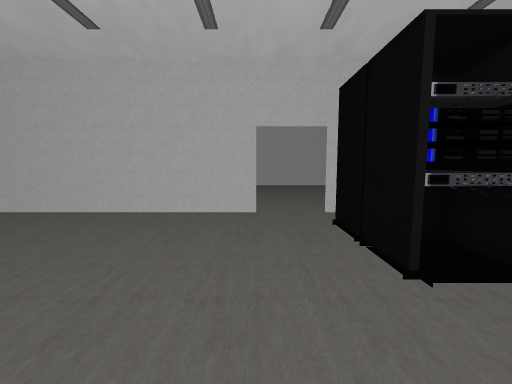
view 1 (above)

17 first-person views from a walk through a Unity game level. The camera is 1.3 m above the floor, tilts 6° down and sees 90° across. The floor is counted in squares, 1 m on a side. Each view is taken from the middle of a square. On the plan, view 1 faces up. The plan holds only what a view shows up to about 13 squares ahead; the rest is blank. The place goes on beyond the plan. The player character is not drawn. Door leaves are left out, so doorways stand open.

view 2
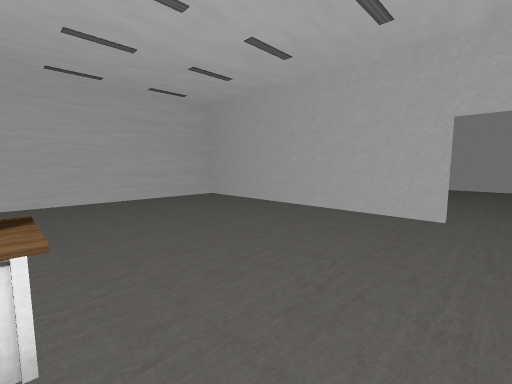

view 3
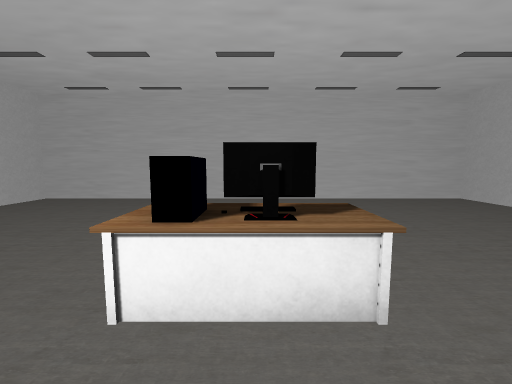

view 4
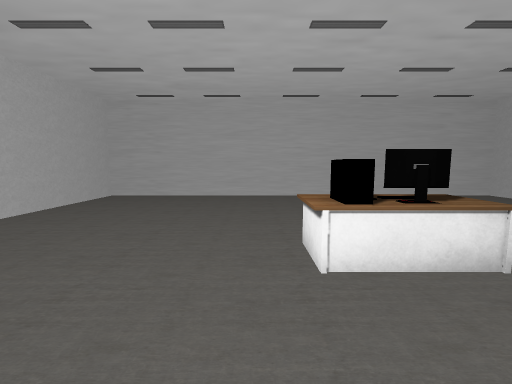

view 5
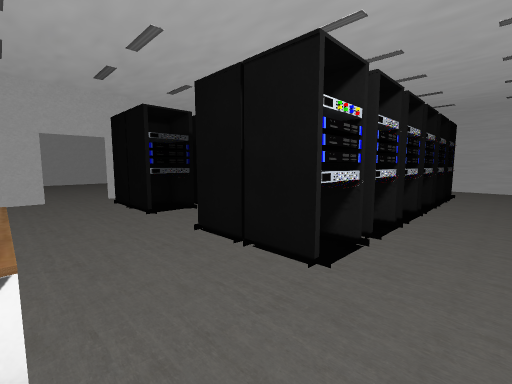

view 6
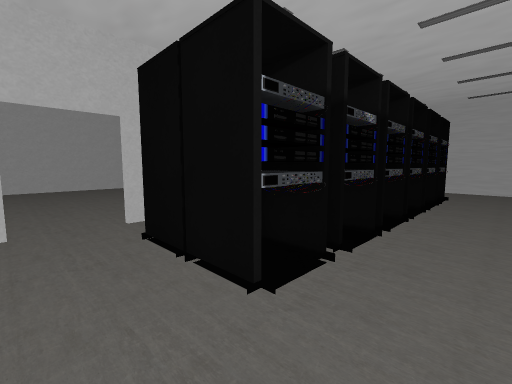

view 7
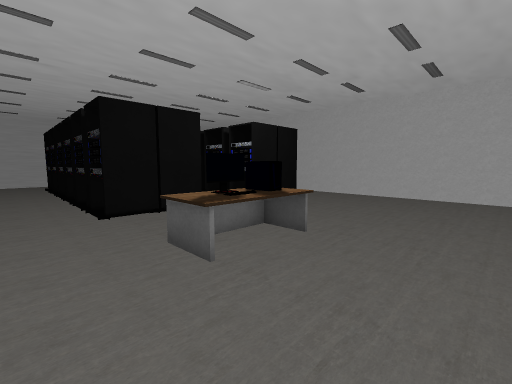

view 8
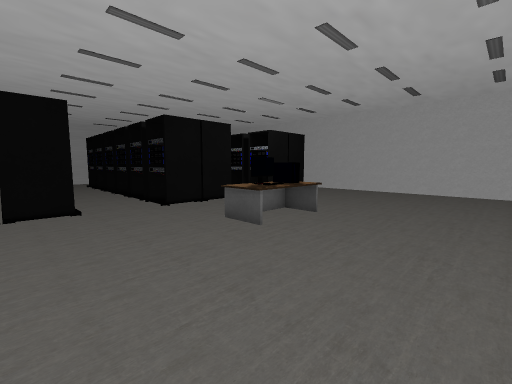

view 9
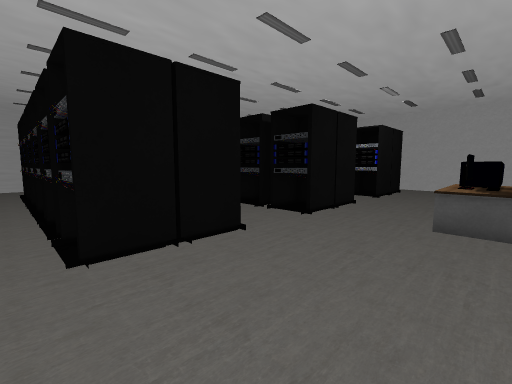

view 10
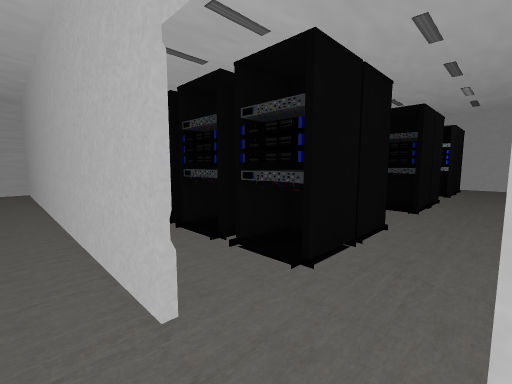

view 11
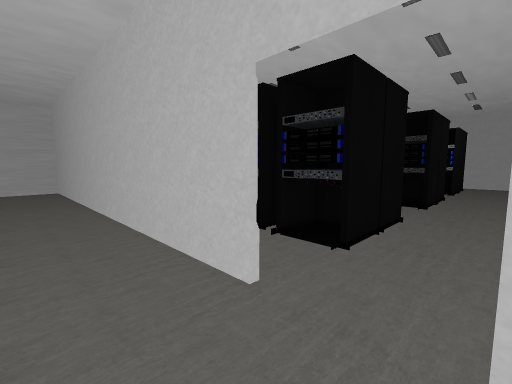

view 12
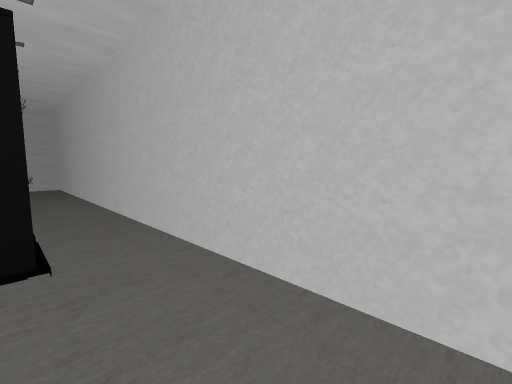

view 13
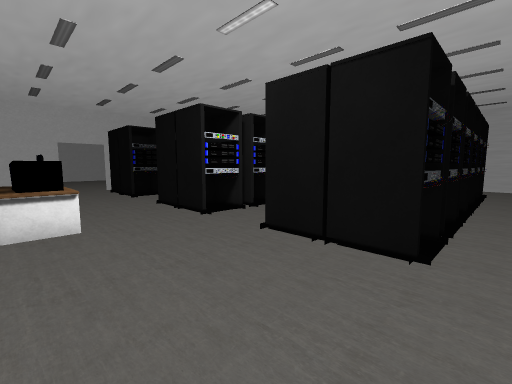

view 14
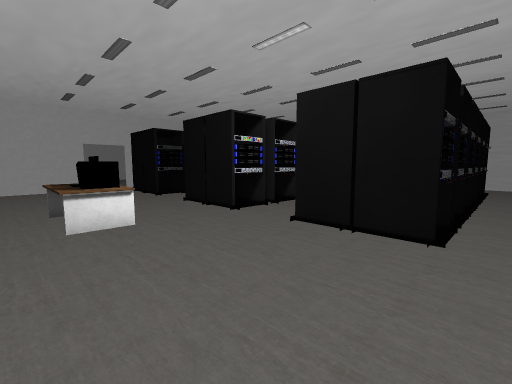

view 15
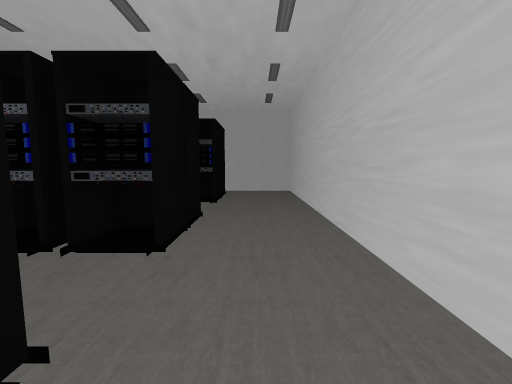

view 16
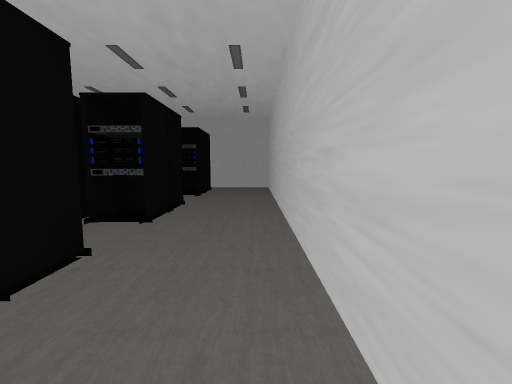

view 17
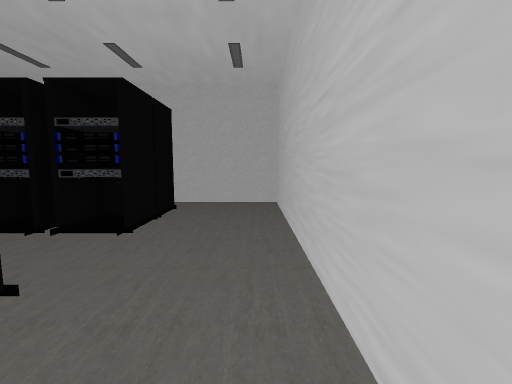

### Floor plan
Points are (right, up) in squares from view 1. A wall is a line through its corners. A room is listed if a view was taken in it or the views show most of it. See-through windows are left out.
Room 1 (views 1, 2, 3, 4, 5, 6, 7, 8, 9, 12, 13, 14, 15, 16, 17)
walls: (2.4, 7) (1.9, 7); (0.1, 7) (-8.9, 7) (-8.9, -9.2) (14.2, -9.2); (14.8, 7) (11, 7); (14.7, -8.9) (14.7, 7.1)
ways out: open door at (1, 7) to room 2
objects: other object (-2, -2) to (-1, -1); other object (-2, 0) to (-1, 0); other object (2, -7) to (3, -7); other object (2, -5) to (3, -5); other object (2, -2); other object (2, 0) to (3, 0); other object (2, 3) to (3, 3); other object (2, 5) to (3, 5); other object (3, -2) to (5, -1); other object (4, -7) to (4, -6); other object (4, -5) to (5, -5); other object (4, 0) to (5, 0); other object (4, 3) to (5, 4); other object (4, 5) to (5, 5); other object (5, -7) to (6, -6); other object (6, -2) to (6, -1); other object (6, 0); other object (6, 3) to (6, 4); other object (6, 5); other object (7, -7) to (8, -7); other object (7, -2) to (8, -2); other object (7, 0) to (8, 0); other object (7, 3) to (8, 3); other object (7, 5) to (8, 5); other object (9, -7) to (10, -6); other object (9, -2) to (10, -1); other object (9, 0) to (10, 0); other object (9, 3) to (10, 4); other object (9, 5) to (10, 5); other object (11, -7) to (11, -6); other object (11, -5); other object (11, -2) to (11, -1); other object (11, 0); other object (11, 3) to (11, 4); other object (11, 5)
Room 2 (views 10, 11)
walls: (3, 16.6) (-1, 16.6); (1.9, 7.1) (14.8, 7.1); (14.7, 7.1) (14.7, 9.1)
ways out: open door at (1, 7) to room 1

Positions as (right, up) in squares from view 1, and headings:
1: (0, 0), facing up
2: (1, 0), facing up-left
3: (1, -1), facing left
4: (2, -3), facing left
5: (-1, -4), facing up-right
6: (0, 1), facing up-right
7: (-5, 2), facing down-right
8: (-6, 4), facing down-right
9: (-2, 6), facing down-right
10: (0, 8), facing down-right
11: (0, 9), facing down-right
12: (-2, -7), facing down-right
13: (-2, -8), facing up-right
14: (-3, -8), facing up-right
15: (13, -6), facing up
16: (14, -8), facing up
17: (14, -2), facing up
